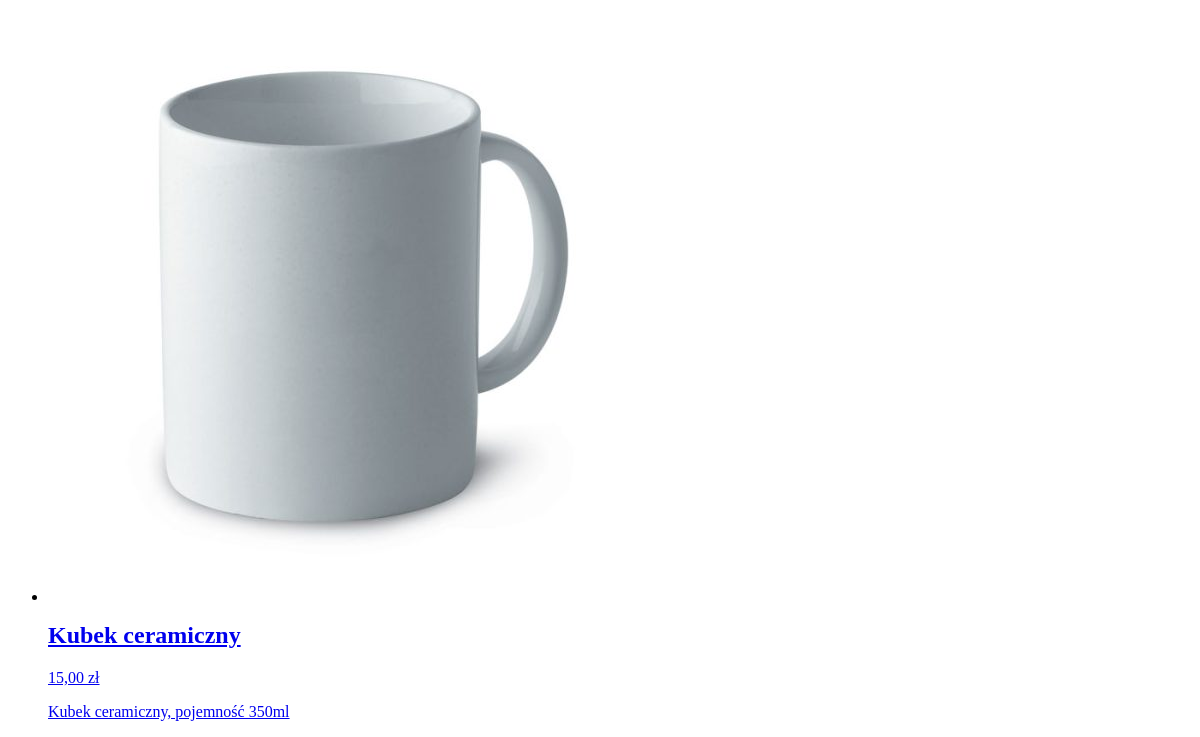
The app's page /ads/filtered/ (lower part), older data.
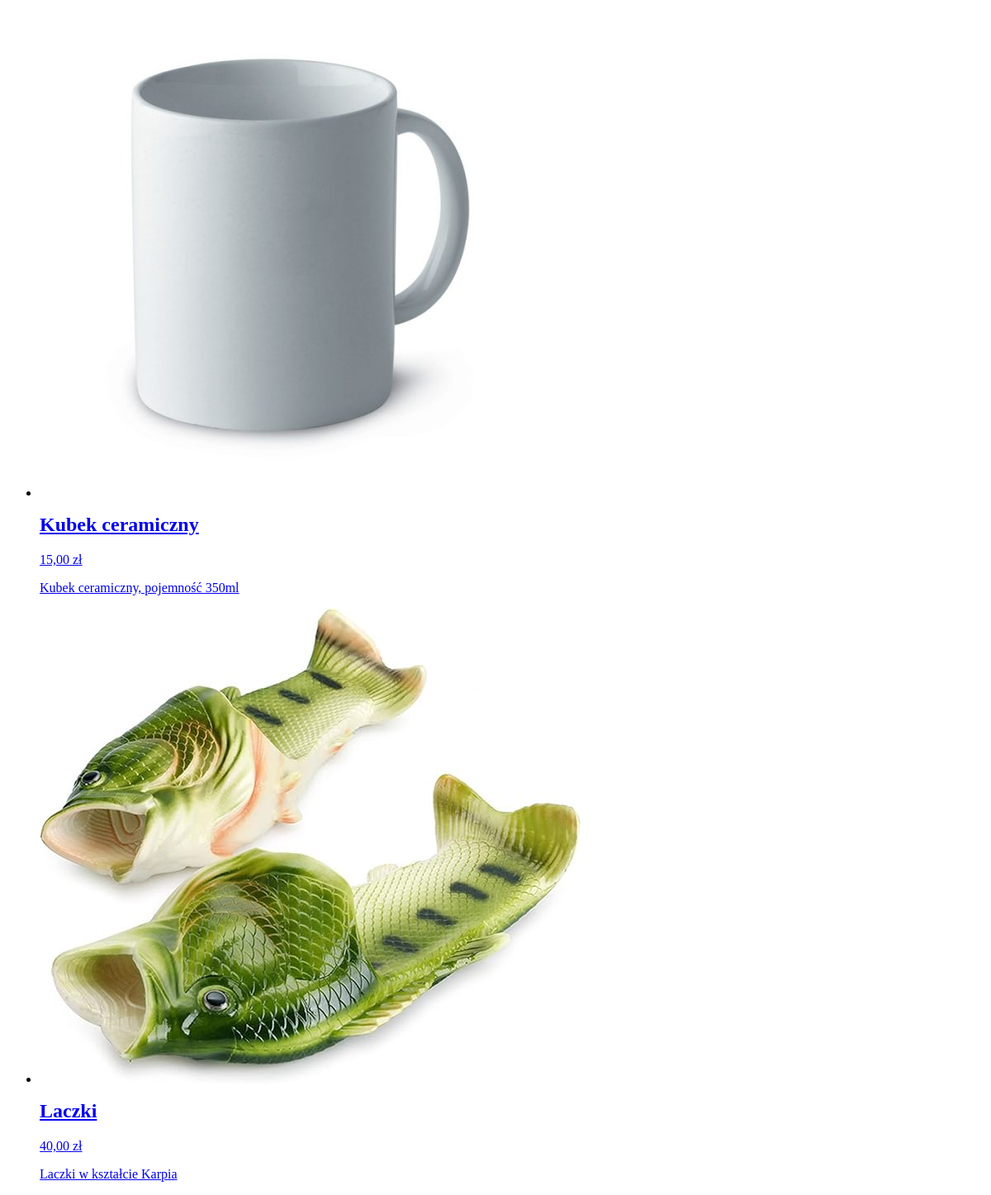
The same page, newer data.
### ads/models.py (models this page shows, shortened)
class Ad(models.Model):
    REGIONS = [
        ("DS", "Dolnośląskie"),
        ("KP", "Kujawsko-pomorskie"),
        ("LU", "Lubelskie"),
        ("LB", "Lubuskie"),
        ("LD", "Łódzkie"),
        ("MA", "Małopolskie"),
        ("MZ", "Mazowieckie"),
        ("OP", "Opolskie"),
        ("PK", "Podkarpackie"),
        ("PD", "Podlaskie"),
        ("PM", "Pomorskie"),
        ("SL", "Śląskie"),
        ("SK", "Świętokrzyskie"),
        ("WN", "Warmińsko-mazurskie"),
        ("WP", "Wielkopolskie"),
        ("ZP", "Zachodniopomorskie"),
    ]
    blank=True,   # może być puste w formularzu
    null=True     # może być NULL w bazie
    title = models.CharField(max_length=200)
    description = models.TextField()
    price = models.DecimalField(max_digits=10, decimal_places=2)
    owner = models.ForeignKey(User, on_delete=models.CASCADE)
    category = models.ForeignKey(Category, null=True, blank=True, on_delete=models.SET_NULL)
    region = models.CharField(max_length=2, choices=REGIONS)  # tutaj województwo
    image = models.ImageField(upload_to='items_images/', null=True, blank=True)
    created_at = models.DateTimeField(auto_now_add=True)

### ads/views_htmx.py (the view)
def ads_filtered(request):
    qs = Ad.objects.all()
    print("Oto Twoje zapytanie SQL:")
    print(qs.query)
    category = request.GET.get("category")
    if category:
        qs = qs.filter(category_id=category)
    region_id = request.GET.get('region')
    if region_id:
        qs = qs.filter(region=region_id)
    q = request.GET.get("q")
    if q:
        qs = qs.filter(title__icontains=q)
    price_min = request.GET.get('price_min')
    price_max = request.GET.get('price_max')
    try:
        if price_min:
            qs = qs.filter(price__gte=Decimal(price_min))
        if price_max:
            qs = qs.filter(price__lte=Decimal(price_max))
    except Exception:
        pass  # w razie złego formatu liczby
    return render(
        request,
        "ads/partials/ad_item_list.html",
        {"ads": qs}
    )

### ads/templates/ads/partials/ad_item_list.html
<ul id="items-list">
    {% for ad in ads %}
        {% include "ads/partials/ad_item.html" %}
    {% empty %}
        <li>Brak ogłoszeń.</li>
    {% endfor %}
</ul>

### ads/templates/ads/partials/ad_item.html
{% load static %}
<li class="item-card">
    <div class="item-image">
        <a href="{% url 'ad_detail' ad.id %}" class="item-link">
        {% if ad.image %}
            <img src="{{ ad.image.url }}" alt="{{ ad.title }}" class="item-img">
        {% else %}
            <img src="{% static 'placeholder.png' %}" alt="Brak zdjęcia" class="item-img">
        {% endif %}
        </a>
    </div>
    <div class="item-content">
        <a href="{% url 'ad_detail' ad.id %}" class="item-link">
        <div class="item-header">
            <h2 class="item-title">{{ ad.title }}</h2>
            <span class="item-price">{{ ad.price }} zł</span>
        </div>
        <p class="item-description">{{ ad.description }}</p>
        </a>
    </div>
</li>

Row changes from the older to the newer data that the page shows:
added Ad: image (picture), title "Laczki", price "40,00", description "Laczki w kształcie Karpia"
